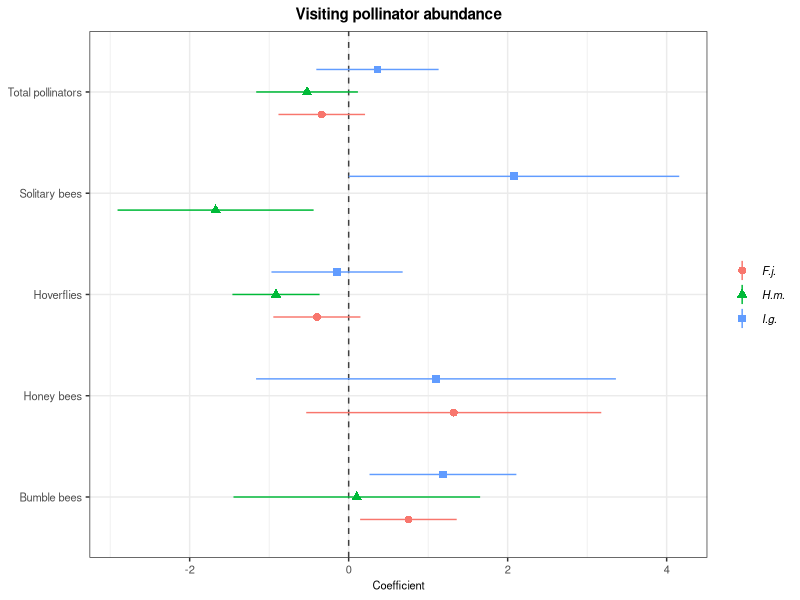

Generate this figure with R:
setwd("C:/R/Rusers_group_testing/ggplot2rk")
library(ggplot2)

All_mods <- read.csv("pollinator_mods.csv")

summary(All_mods)


### Plot of model coefficients
zp1 <- ggplot(All_mods, aes(colour = Species, shape = Species))

zp1 <- zp1 + geom_hline(yintercept = 0, colour = gray(1/4), lty = 2) + 
        geom_pointrange(aes(x = modelName, y = Coefficient, 
                                 ymin = Confint_L,
                                 ymax = Confint_U),show.legend=T,
                             lwd = 0.5, position = position_dodge(width = 2/3)) + 
      ggtitle("Visiting pollinator abundance") + 
      theme(plot.title = element_text(hjust = 0.5)) + 
      coord_flip() + theme_bw() + 
      theme(axis.title.y=element_blank()) + 
      theme(plot.title = element_text(face="bold", size=15, hjust = 0.5)) + 
#zp1 <- zp1 + scale_colour_manual(values = c("dark red", "tomato2", "goldenrod1"))
#zp1 <- zp1 + scale_colour_manual(values = c("dark blue", "#3182bd", "#9ecae1"))
#zp1 <- zp1 + scale_colour_manual(values = c( "dark green", "#31a354", "#a1d99b"))
#zp1 <- zp1 + scale_colour_grey(start = 0, end = 0.8)
      theme(legend.text = element_text(face = "italic", size = 8)) + 
      theme(axis.text.x = element_text(size = 8)) + 
      theme(axis.text.y = element_text(size = 8)) + 
      theme(axis.title.x = element_text(size = 8)) + 
      theme(plot.title = element_text(size = 11)) + 
      guides(colour = guide_legend(title = NULL))  + 
      guides(shape = guide_legend(title = NULL))


print(zp1)


#dev.off()
